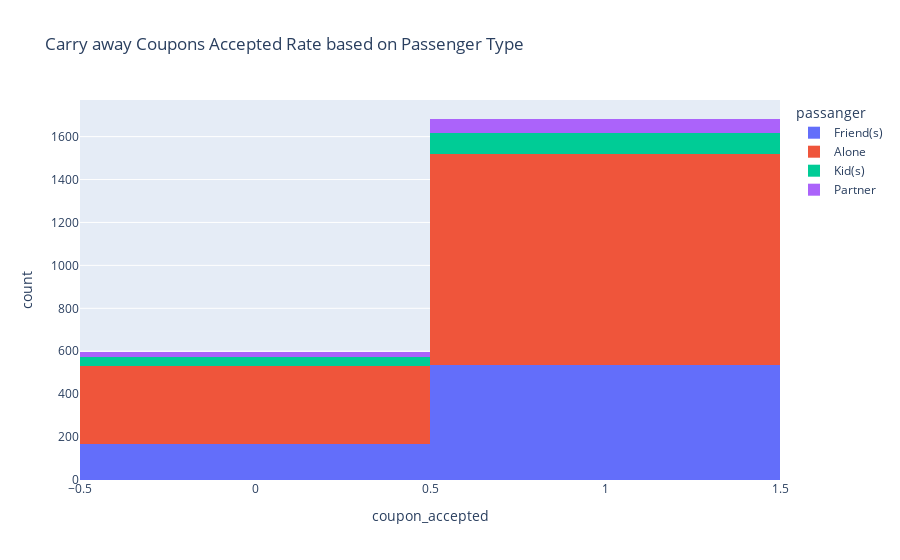

Notebook code for this chart:
### Markdown cell above
#### 2. Carry out & Take away Coupons Accepted Rate based on Passenger Type

### Code cell
print(f'{'----------------------------------------------------------------------'}')
print(f'\033[1m{'Distinct passanger values'}\033[0m: {carry_away_coupon_data['passanger'].unique()}')
print(f'{'----------------------------------------------------------------------\n\n'}')

fig = px.histogram(data_frame=carry_away_coupon_data, x='coupon_accepted', color='passanger', title='Carry away Coupons Accepted Rate based on Passenger Type')
fig.show()

### Figure 1 — Plotly figure (JSON) as saved in the notebook; plotly's stock layout.template omitted (floating-point values rounded to 4 significant figures; data arrays with more than 128 entries replaced by an {"elided": "..."} marker saying what was removed)
{"data": [{"alignmentgroup": "True", "bingroup": "x", "hovertemplate": "passanger=Friend(s)<br>coupon_accepted=%{x}<br>count=%{y}<extra></extra>", "legendgroup": "Friend(s)", "marker": {"color": "#636efa", "pattern": {"shape": ""}}, "name": "Friend(s)", "offsetgroup": "Friend(s)", "orientation": "v", "showlegend": true, "type": "histogram", "x": {"elided": "707 int values"}, "xaxis": "x", "yaxis": "y"}, {"alignmentgroup": "True", "bingroup": "x", "hovertemplate": "passanger=Alone<br>coupon_accepted=%{x}<br>count=%{y}<extra></extra>", "legendgroup": "Alone", "marker": {"color": "#EF553B", "pattern": {"shape": ""}}, "name": "Alone", "offsetgroup": "Alone", "orientation": "v", "showlegend": true, "type": "histogram", "x": {"elided": "1339 int values"}, "xaxis": "x", "yaxis": "y"}, {"alignmentgroup": "True", "bingroup": "x", "hovertemplate": "passanger=Kid(s)<br>coupon_accepted=%{x}<br>count=%{y}<extra></extra>", "legendgroup": "Kid(s)", "marker": {"color": "#00cc96", "pattern": {"shape": ""}}, "name": "Kid(s)", "offsetgroup": "Kid(s)", "orientation": "v", "showlegend": true, "type": "histogram", "x": {"elided": "142 int values"}, "xaxis": "x", "yaxis": "y"}, {"alignmentgroup": "True", "bingroup": "x", "hovertemplate": "passanger=Partner<br>coupon_accepted=%{x}<br>count=%{y}<extra></extra>", "legendgroup": "Partner", "marker": {"color": "#ab63fa", "pattern": {"shape": ""}}, "name": "Partner", "offsetgroup": "Partner", "orientation": "v", "showlegend": true, "type": "histogram", "x": [1, 1, 0, 0, 1, 1, 1, 1, 0, 0, 1, 1, 0, 1, 0, 1, 1, 1, 0, 1, 0, 1, 1, 0, 1, 0, 0, 1, 1, 0, 1, 1, 1, 1, 0, 1, 1, 1, 0, 1, 0, 1, 1, 1, 1, 0, 1, 1, 0, 1, 1, 1, 1, 1, 1, 1, 0, 1, 1, 1, 0, 1, 1, 0, 1, 0, 1, 0, 1, 0, 1, 1, 1, 1, 1, 1, 1, 1, 1, 0, 0, 1, 1, 1, 1, 1, 0, 1, 1, 1, 1, 1], "xaxis": "x", "yaxis": "y"}], "layout": {"autosize": true, "barmode": "relative", "legend": {"title": {"text": "passanger"}, "tracegroupgap": 0}, "title": {"text": "Carry away Coupons Accepted Rate based on Passenger Type"}, "xaxis": {"anchor": "y", "autorange": true, "domain": [0, 1], "range": [-0.5, 1.5], "title": {"text": "coupon_accepted"}, "type": "linear"}, "yaxis": {"anchor": "x", "autorange": true, "domain": [0, 1], "range": [0, 1771.0], "title": {"text": "count"}}}}
